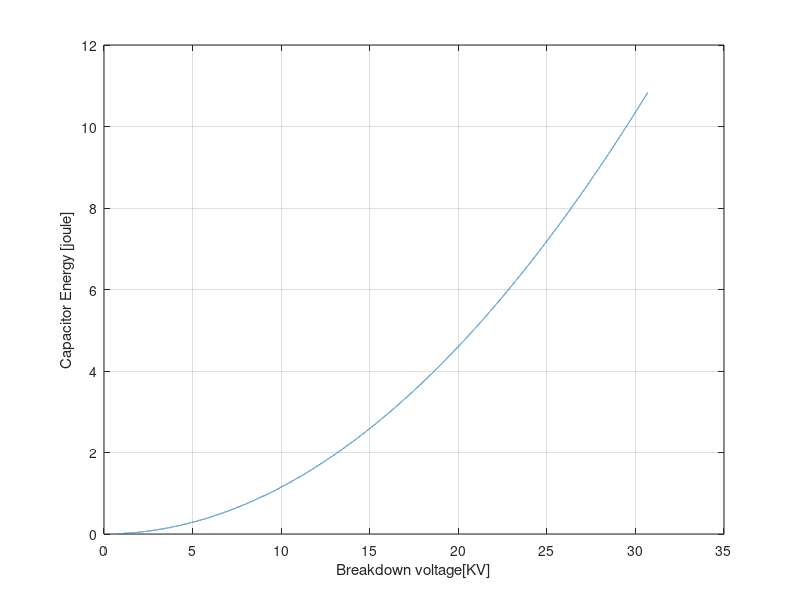

MATLAB code to generate this figure:
close all;  
clc;
C=0.023e-6;  %Capacitance
p=1;
n=1000;     %at constant freq of 1kHz
BPS=[];     %break down per second
V=[];       %break down voltage at differnt spark length
for i=1:1:200
    d=[0.1:0.001:30];
    V = (p*d)+ 0.7;
    E=0.5*C*(V*1000).^2;
end
plot(V,E),grid;
xlabel('Breakdown voltage[KV]');
ylabel('Capacitor Energy [joule]');
    